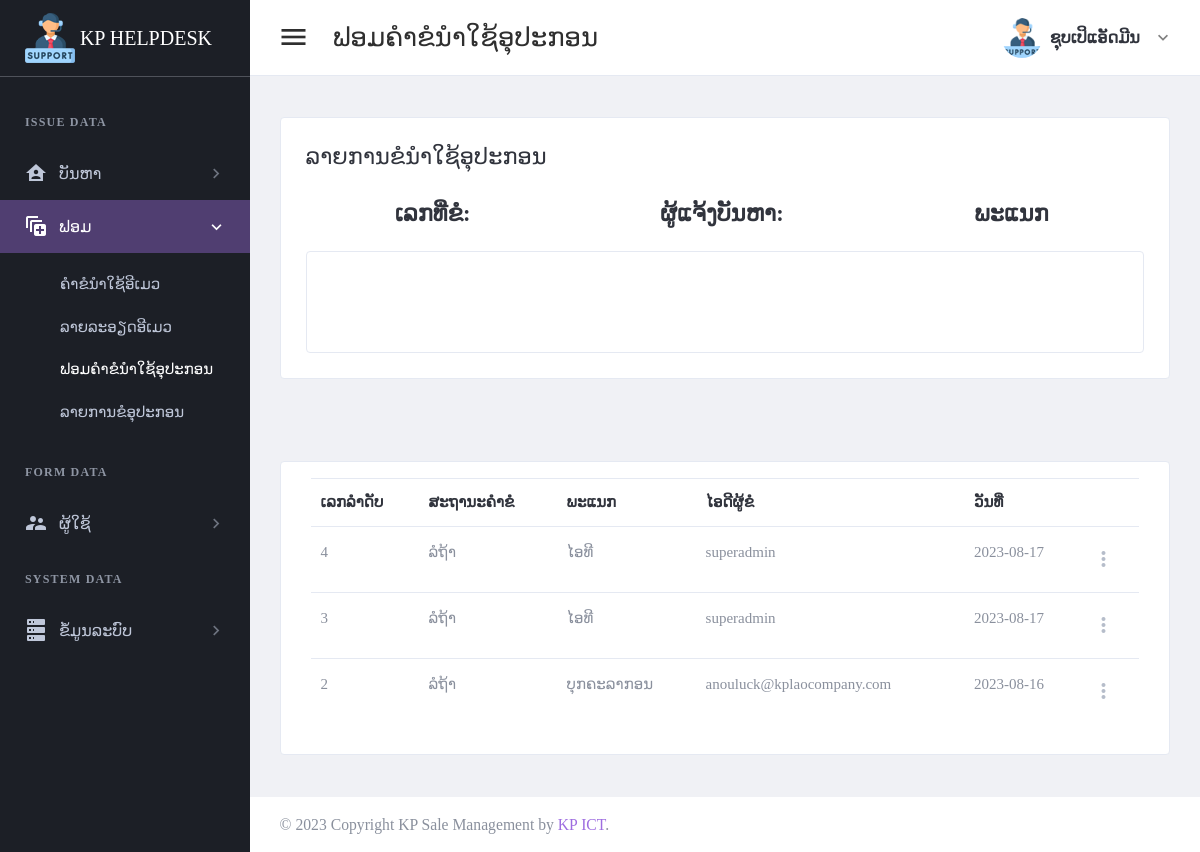
Screenshot of /page/check-request-use-item.php (signed in) with the database file from the repository.
### tables this page shows
CREATE TABLE `tbl_header_title` (
  `ht_id` int(11) NOT NULL,
  `ht_name` varchar(300) DEFAULT NULL
);

CREATE TABLE `tbl_sub_title` (
  `st_id` int(11) NOT NULL,
  `st_name` varchar(300) DEFAULT NULL,
  `icon_code` varchar(100) DEFAULT NULL,
  `ht_id` int(11) DEFAULT NULL
);

CREATE TABLE `tbl_page_title` (
  `pt_id` int(11) NOT NULL,
  `pt_name` varchar(300) DEFAULT NULL,
  `ptf_name` varchar(100) DEFAULT NULL,
  `st_id` int(11) DEFAULT NULL
);

CREATE TABLE `tbl_request_use_item` (
  `rui_id` int(11) NOT NULL,
  `rui_bill_number` varchar(30) DEFAULT NULL,
  `rs_id` int(11) DEFAULT NULL,
  `depart_id` int(11) DEFAULT NULL,
  `request_by` int(11) DEFAULT NULL,
  `reqeust_date` date DEFAULT NULL
);

CREATE TABLE `tbl_request_status` (
  `rs_id` int(11) NOT NULL,
  `rs_name` varchar(150) DEFAULT NULL
);

CREATE TABLE `tbl_depart` (
  `dp_id` int(11) NOT NULL,
  `dp_name` varchar(150) DEFAULT NULL
);

CREATE TABLE `tbl_user` (
  `usid` int(11) NOT NULL,
  `full_name` varchar(300) DEFAULT NULL,
  `user_name` varchar(30) DEFAULT NULL,
  `user_password` varchar(30) DEFAULT NULL,
  `role_id` int(11) DEFAULT NULL,
  `depart_id` int(11) DEFAULT NULL,
  `user_status` int(11) DEFAULT NULL,
  `add_by` int(11) DEFAULT NULL,
  `date_register` date DEFAULT NULL
);

### setting/checksession.php (called while the page is built, shortened)
<?php
	if($_SESSION['id_users'] == "" )
	{
	header("location:logout.php");
	}
	  else{
		$role_id = $_SESSION["role_id"];
	}
?>

### page/check-request-use-item.php (the view, shortened to what this page needs)
<?php
include("../setting/checksession.php");
include("../setting/conn.php");
$header_name = "ຟອມຄຳຂໍນຳໃຊ້ອຸປະກອນ";
$header_click = "2";
$rui_id = $_GET['rui_id'];
?>
<!DOCTYPE html>
<html lang="en" dir="ltr">
<head>
    <?php
    include("../setting/callcss.php");
    ?>
</head>
<body class="navbar-fixed sidebar-fixed" id="body">
    <div class="wrapper">
        <?php include "menu.php"; ?>
        <div class="page-wrapper">
            <?php
            include "header.php";
            ?>
            <div class="content-wrapper">
                <div class="content">
                    <div class="email-wrapper rounded border bg-white">
                        <div class="  no-gutters justify-content-center">
                            <div class="    ">
                                <div class="  p-4 p-xl-5">
                                    <div class="email-body-head mb-6 ">
                                        <h4 class="text-dark">ລາຍການຂໍນຳໃຊ້ອຸປະກອນ</h4>
                                    </div>
                                    <?php
                                    $detail = $conn->query("
                                    select full_name,dp_name ,rui_bill_number
                                    from tbl_request_use_item a
                                    left join tbl_user b on a.request_by = b.usid
                                    left join tbl_depart c on b.depart_id = c.dp_id
                                    where rui_id = '$rui_id'
                                    ")->fetch(PDO::FETCH_ASSOC);
                                    ?>
                                    <div class="row text-center">
                                        <div class="col-lg-4">
                                            <div class="form-group">
                                                <H4>
                                                    <label for="firstName">ເລກທີ່ຂໍ: </label> <label for="firstName"><?php echo $detail['rui_bill_number']; ?></label>
                                                </H4>
                                            </div>
                                        </div>
                                        <div class="col-lg-4">
                                            <div class="form-group">
                                                <H4>
                                                    <label for="firstName">ຜູ້ແຈ້ງບັນຫາ: </label> <label for="firstName"><?php echo $detail['full_name']; ?></label>
                                                </H4>
                                            </div>
                                        </div>
                                        <div class="col-lg-4">
                                            <div class="form-group">
                                                <H4>
                                                    <label for="firstName">ພະແນກ</label> <label for="firstName"><?php echo $detail['dp_name']; ?></label>
                                                </H4>
                                            </div>
                                        </div>
                                    </div>
                                    <form method="post" id="edititem">
                                        <div class="card p-4">
                                            <div class="row">
                                                <div class="card-body">
                                                </div>
                                            </div>
                                        </div>
                                </div>
                            </div>
                        </div>
                    </div>
                </div>
            </div>
            <div class="content-wrapper">
                <div class="content">
                    <div class="card card-default">
                        <div class="card-body">
                            <table id="productsTable2" class="table table-hover table-product" style="width:100%">
                                <thead>
                                    <tr>
                                        <th>ເລກລຳດັບ</th>
                                        <th>ສະຖານະຄຳຂໍ</th>
                                        <th>ພະແນກ</th>
                                        <th>ໄອດີຜູ້ຂໍ</th>
                                        <th>ວັນທີ່</th>
                                        <th></th>
                                    </tr>
                                </thead>
                                <tbody>
                                    <?php
                                    $stmt4 = $conn->prepare(" SELECT a.rui_id,rs_name,dp_name,user_name,reqeust_date FROM tbl_request_use_item a
                           left join tbl_request_status b on a.rs_id = b.rs_id
                           left join tbl_depart c on a.depart_id = c.dp_id
                           left join tbl_user d on a.request_by = d.usid
                            order by rui_id desc;
                             ");
                                    $stmt4->execute();
                                    if ($stmt4->rowCount() > 0) {
                                        while ($row4 = $stmt4->fetch(PDO::FETCH_ASSOC)) {
                                    ?>
                                            <tr>
                                                <td><?php echo $row4['rui_id']; ?></td>
                                                <td><?php echo $row4['rs_name']; ?></td>
                                                <td><?php echo $row4['dp_name']; ?></td>
                                                <td><?php echo $row4['user_name']; ?></td>
                                                <td><?php echo $row4['reqeust_date']; ?></td>
                                                <td>
                                                    <div class="dropdown">
                                                        <a class="dropdown-toggle icon-burger-mini" href="#" role="button" id="dropdownMenuLink" data-toggle="dropdown" aria-haspopup="true" aria-expanded="false" data-display="static">
                                                        </a>
                                                    </div>
                                                </td>
                                            </tr>
                                    <?php
                                        }
                                    }
                                    ?>
                                </tbody>
                            </table>
                        </div>
                    </div>
                </div>
            </div>
            <?php include "footer.php"; ?>
        </div>
    </div>
</body>
</html>

### page/menu.php
<aside class="left-sidebar sidebar-dark" id="left-sidebar">
  <div id="sidebar" class="sidebar sidebar-with-footer">
    <div class="app-brand">
      <a href="index.php">
        <img src="../images/support.png" alt="Mono">
        <span class="brand-name">KP HELPDESK</span>
      </a>
    </div>
    <div class="sidebar-left" data-simplebar style="height: 100%;">
      <ul class="nav sidebar-inner" id="sidebar-menu">
        <?php
        $stmt = $conn->prepare(" SELECT distinct a.ht_id,ht_name
        FROM tbl_header_title a
        left join tbl_role_page b on a.ht_id = b.ht_id
        where role_id ='$role_id'
        order by  a.ht_id asc ");
        $stmt->execute();
        if ($stmt->rowCount() > 0) {
          while ($row = $stmt->fetch(PDO::FETCH_ASSOC)) {
            $ht_id = $row['ht_id'];
            $ht_name = $row['ht_name'];
        ?>
            <li class="section-title"> <?php echo "$ht_name"; ?></li>
            <?php
            $stmt1 = $conn->prepare("SELECT distinct a.st_id,st_name,role_id,icon_code
            FROM tbl_sub_title a
            left join tbl_role_page b on a.st_id = b.st_id
            where a.ht_id = '$ht_id' and role_id ='$role_id'
            order by a.st_id asc ");
            $stmt1->execute();
            if ($stmt1->rowCount() > 0) {
              while ($row1 = $stmt1->fetch(PDO::FETCH_ASSOC)) {
                $st_name = $row1['st_name'];
                $st_id = $row1['st_id'];
                $icon_code = $row1['icon_code'];
            ?>
                <li class='has-sub <?php if ($header_click == "$st_id") {  echo "active expand"; } ?>'>
                  <a class="sidenav-item-link" href="javascript:void(0)" data-toggle="collapse" data-target='#<?php echo "$st_name"; ?>' aria-expanded="false" aria-controls="<?php echo "$st_name"; ?>">
                    <i class="mdi <?php echo"$icon_code";?>"></i>
                    <span class="nav-text"> <?php echo "$st_name"; ?> </span> <b class="caret"></b>
                  </a>
                  <ul class='collapse <?php if ($header_click == "$st_id" ) { echo "show"; } ?>' id="<?php echo "$st_name"; ?>" data-parent="#sidebar-menu">
                    <div class="sub-menu">
                      <?php
                      $stmt2 = $conn->prepare(" SELECT pt_name,ptf_name
                      FROM tbl_page_title a
                      left join tbl_role_page b on a.pt_id = b.pt_id
                      where a.st_id = '$st_id' and role_id ='$role_id'
                      order by a.pt_id asc ");
                      $stmt2->execute();
                      if ($stmt2->rowCount() > 0) {
                        while ($row2 = $stmt2->fetch(PDO::FETCH_ASSOC)) {
                          $pt_name = $row2['pt_name'];
                      ?>
                          <li class="<?php if ($header_name ==  $row2['pt_name']) { echo "active"; } ?>">
                            <a class="sidenav-item-link" href='<?php echo $row2['ptf_name'] ?>'>
                              <span class="nav-text"><?php echo"$pt_name";?></span>
                            </a>
                          </li>
                      <?php
                        }
                      }
                      ?>
                    </div>
                  </ul>
              <?php
              }
            }
              ?>
                </li>
            <?php
          }
        }
            ?>
      </ul>
    </div>
  </div>
</aside>

### rows the page displays
tbl_header_title: ht_name "ISSUE DATA"
tbl_sub_title: st_name "ບັນຫາ"
tbl_sub_title: st_name "ຟອມ"
tbl_page_title: pt_name "ຄຳຂໍນຳໃຊ້ອີເມວ"
tbl_page_title: pt_name "ລາຍລະອຽດອີເມວ"
tbl_page_title: pt_name "ຟອມຄຳຂໍນຳໃຊ້ອຸປະກອນ"
tbl_page_title: pt_name "ລາຍການຂໍອຸປະກອນ"
tbl_header_title: ht_name "FORM DATA"
tbl_sub_title: st_name "ຜູ້ໃຊ້"
tbl_header_title: ht_name "SYSTEM DATA"
tbl_sub_title: st_name "ຂໍ້ມູນລະບົບ"
tbl_request_use_item: rui_id "4", rs.rs_name "ລໍຖ້າ", depart.dp_name "ໄອທີ", tbl_user.user_name "superadmin", reqeust_date "2023-08-17"
tbl_request_use_item: rui_id "3", rs.rs_name "ລໍຖ້າ", depart.dp_name "ໄອທີ", tbl_user.user_name "superadmin", reqeust_date "2023-08-17"
tbl_request_use_item: rui_id "2", rs.rs_name "ລໍຖ້າ", depart.dp_name "ບຸກຄະລາກອນ", tbl_user.user_name "anouluck@kplaocompany.com", reqeust_date "2023-08-16"

### other values shown
$header_name "ຟອມຄຳຂໍນຳໃຊ້ອຸປະກອນ"
$full_name "ຊຸບເປິແອັດມີນ"
